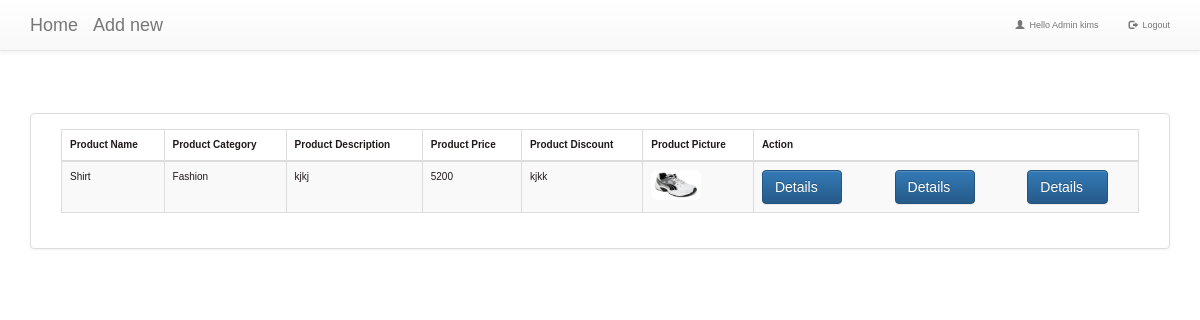
Screenshot of /details.php?details_id=27 (signed in) with the database file from the repository.
### tables this page shows
CREATE TABLE `tbl_users` (
  `user_id` int(11) NOT NULL,
  `firstname` varchar(60) NOT NULL,
  `lastname` varchar(60) NOT NULL,
  `username` varchar(60) NOT NULL,
  `phonenumber` varchar(15) NOT NULL,
  `email` varchar(60) NOT NULL,
  `password` varchar(255) NOT NULL,
  `logintype` varchar(11) NOT NULL DEFAULT '0',
  `lockvalue` varchar(255) NOT NULL DEFAULT '0',
  `verify` varchar(11) NOT NULL DEFAULT '0',
  `verifyCode` varchar(255) NOT NULL DEFAULT '0',
  `userDefault` varchar(255) NOT NULL DEFAULT 'kimatiadaniel@gmail.com'
);

CREATE TABLE `category_products` (
  `id` int(11) NOT NULL,
  `pid` varchar(255) NOT NULL,
  `productCategory` varchar(255) NOT NULL,
  `productName` varchar(255) NOT NULL,
  `productPrice` varchar(255) NOT NULL,
  `productColour` varchar(255) NOT NULL,
  `productDescription` varchar(255) NOT NULL,
  `productDiscount` varchar(255) NOT NULL,
  `productFee` varchar(255) NOT NULL,
  `productImage` varchar(255) NOT NULL,
  `personelle` varchar(255) NOT NULL,
  `postDate` varchar(255) NOT NULL,
  `reservationNumber` varchar(255) NOT NULL DEFAULT '0'
);

### details.php (the view, shortened to what this page needs)
<?php
	require_once 'dbconnect.php';
$query = $DBcon->query("SELECT * FROM tbl_users WHERE user_id=".$_SESSION['userSession']);
$userRow=$query->fetch_array();
?>
<!DOCTYPE html PUBLIC "-//W3C//DTD XHTML 1.0 Transitional//EN" "http://www.w3.org/TR/xhtml1/DTD/xhtml1-transitional.dtd">
<html xmlns="http://www.w3.org/1999/xhtml">
<head>
<link href="vendor/bootstrap/css/bootstrap.min.css" rel="stylesheet">
<link href="dist/css/sb-admin-2.css" rel="stylesheet">
<link href="vendor/font-awesome/css/font-awesome.min.css" rel="stylesheet" type="text/css">
<link rel="stylesheet" href="bootstrap/css/bootstrap.min.css">
<link rel="stylesheet" href="bootstrap/css/bootstrap-theme.min.css">
<link rel="stylesheet" href="style.css">
</head>
<body>
<nav class="navbar navbar-default navbar-fixed-top">
      <div class="container">
        <div class="navbar-header">
          <a class="navbar-brand" href="adhome.php">Home</a>
          <a class="navbar-brand" href="addnew.php">Add new </a>
        </div>
        <div id="navbar" class="navbar-collapse collapse">
          <ul class="nav navbar-nav navbar-right">
            <li><a href="#"><span class="glyphicon glyphicon-user"></span>&nbsp; <?php echo "Hello Admin ".$userRow['username']; ?></a></li>
            <li><a href="logout.php?logout"><span class="glyphicon glyphicon-log-out"></span>&nbsp; Logout</a></li>
          </ul>
        </div>
      </div>
    </nav>
<body>
<div class="container" style="margin-top: 100px;">
<br />
<div class="row">
<?php
	$stmt = $DB_con->prepare('SELECT * FROM category_products WHERE id =:uid');
	$stmt->execute(array(':uid'=>$_GET['details_id']));
	if($stmt->rowCount() > 0)
	{
		while($row=$stmt->fetch(PDO::FETCH_ASSOC))
		{
			extract($row);
			?>
			 	<div class="col-md-12">
			 		<div class="panel panel-default">
			 			<div class="panel-body">
            <div class="col-md-12">
               <table class="table table-striped table-bordered table-hover" id="dataTables-example">
                                    <thead>
                                        <tr>
                                            <th style="font-size: 10px;">Product Name</th>
                                            <th style="font-size: 10px;">Product Category</th>
                                            <th style="font-size: 10px;">Product Description</th>
                                            <th style="font-size: 10px;">Product Price</th>
                                            <th style="font-size: 10px;">Product Discount</th>
                                            <th style="font-size: 10px;">Product Picture</th>
                                            <th style="font-size: 10px;">Action</th>
                                        </tr>
                                    </thead>
                <tbody>
           <?php
  $stmt_select = $DB_con->prepare('SELECT * FROM category_products WHERE id =:uid');
  $stmt_select->execute(array(':uid'=>$_GET['details_id']));
  if($stmt_select->rowCount() > 0)
  {
    while($row=$stmt_select->fetch(PDO::FETCH_ASSOC))
    {
      extract($row);
      ?>
                <tr>
                        <td style="font-size: 10px;"><div class="col" id="user_data_1"><?php echo $row['productName']; ?> </div></td>
                        <td style="font-size: 10px;"><div class="col" id="user_data_2"><?php echo $row['productCategory']; ?> </div></td>
                        <td style="font-size: 10px;"><div class="col" id="user_data_4"><?php echo $row['productDescription']; ?> </div></td>
                         <td style="font-size: 10px;"><div class="col" id="user_data_5"><?php echo $row['productPrice']; ?> </div></td>
                        <td style="font-size: 10px;"><div class="col" id="user_data_6"><?php echo $row['productDiscount']; ?> </div></td>
                        <td style="font-size: 10px;"><div class="col" id="user_data_8"><img src="upload/<?php echo $row['productImage']; ?>" class="img-rounded" width="50px" height="30px" /></div></td>
                        <td style="font-size: 10px;"><div class="col" id="user_data_6">
                        <div class="row">
                          <div class="col-md-4">
                            <span class=""><a class="btn btn-primary" href="details.php?details_id=<?php echo $row['id']; ?>"><i class=" icon-info-sign" style="color: orange;"></i> Details&nbsp;&nbsp;&nbsp;</a></span>
                          </div>
                          <div class="col-md-4">
                            <span class=""><a class="btn btn-primary" href="details.php?details_id=<?php echo $row['id']; ?>"><i class=" icon-info-sign" style="color: orange;"></i> Details&nbsp;&nbsp;&nbsp;</a></span>
                          </div>
                          <div class="col-md-4">
                            <span class=""><a class="btn btn-primary" href="details.php?details_id=<?php echo $row['id']; ?>"><i class=" icon-info-sign" style="color: orange;"></i> Details&nbsp;&nbsp;&nbsp;</a></span>
                          </div>
                        </div>
                         </div></td>
                    </tr>
                <?php
                 }
                }
               ?>
                </tbody>
            </table>
            </div>
			 			</div>
			 		</div>
			 	</div>
			<?php
		}
	}
?>
</div>
</body>
</html>

### style.css (style rules this page uses)
body { font-family: Arial; color: #211a1a; font-size: 0.9em; }

### rows the page displays
tbl_users: username "kims"
category_products: productName "Shirt", productCategory "Fashion", productDescription "kjkj", productPrice "5200", productDiscount "kjkk", productImage (picture)
